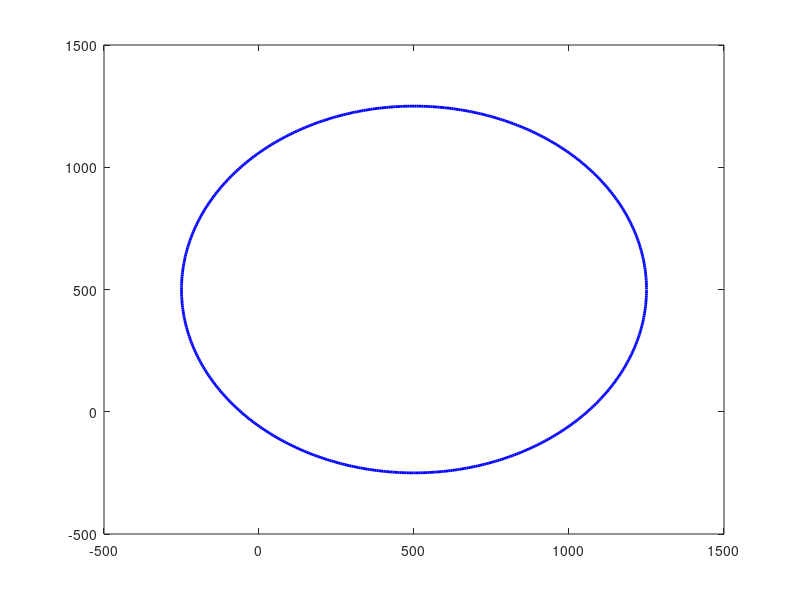

Write MATLAB code to recreate this figure.
%{
theta = 0:0.01:2*pi;

D = 5000;
R = D/2;

x = R*cos(theta);
y = R*sin(theta);

%fill(x,y,'r')
col1 = [0 1 1];
col2 = [0 0 1];

hold on
plot(x,y,'-', 'Color', col2, 'LineWidth', 2)


theta1  = 0*pi/180;
theta2  = 155*pi/180;
theta3  = 205*pi/180;
thetaPt = [theta1, theta2, theta3];
px = R*cos(thetaPt);
py = R*sin(thetaPt);
fill(px,py,col2)
%}

D = 1500;
R = D/2;

pos(1) = 500;
pos(2) = 500;
%------Circle points--------
theta = (0:0.01:2*pi)';
one = ones(length(theta),1);
circlex = R*cos(theta) + one*pos(1);
circley = R*sin(theta) + one*pos(2);
bd_circle = [circlex circley];
plot(bd_circle(:,1),bd_circle(:,2),'-', 'Color', [0 0 1], 'LineWidth', 2)
%--------------------------

